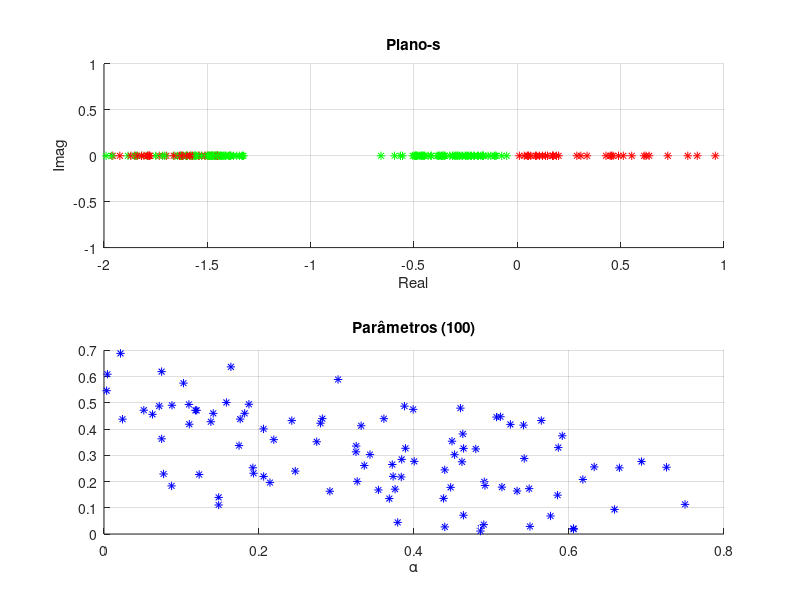

MATLAB code to generate this figure: (Note: this script raises an error after producing the figure.)
close all
clear all
clc

%% Realimentação Robusta
N=3; %vertices
n=2; %estados
m=1; %entradas
py=n; %saidas

%% Vertices
a=0.62;
A={randn(n)-a*eye(n),randn(n)-a*eye(n),randn(n)-a*eye(n)};
B0=randn(n,m);
Bu={B0,B0,B0};
Bw={B0,B0,B0};
C0=randn(py,n);
C={C0,C0,C0};
Du0=zeros(py,m);
Du={Du0,Du0,Du0};
%% Testa Estabilidade via Forca Bruta
for i=1:100
    a=rand(N,1); %sorteia parâmetros
    a=a/sum(a); %garante que somatoria da 1
    %% grid
    figure(1)
    subplot(2,1,1)
    grid on
    hold on
    xlabel('Real')
    ylabel('Imag')
    title('Plano-s')
    subplot(2,1,2)
    grid on
    hold on
    xlabel('\alpha')
    title('Parâmetros')
    At=a(1)*A{1}+a(2)*A{2}+a(3)*A{3};
    p=eig(At);
    subplot(2,1,1)
    if (max(real(p))<0)
        plot(real(p),imag(p),'*g')
    else
        plot(real(p),imag(p),'*r')
    end
    
    subplot(2,1,2)
    title(['Parâmetros (' num2str(i) ')'])
    plot3(a(1),a(2),a(3),'*b')
    pause(0.001)
end
pause
%% Projeta Controlador Robusto H2
%% Variáveis
W=sdpvar(n,n,'symmetric');
X=sdpvar(py,py,'symmetric');
Z=sdpvar(m,n,'full');
%% Lmis
lmis=[W>=0];
for i=1:N
    LMI1 = [X C{i}*W+Du{i}*Z;...
            W*C{i}'+Z'*Du{i}' W];
    LMI2 = [W*A{i}'+A{i}*W+Z'*Bu{i}'+Bu{i}*Z Bw{i};...
            Bw{i}' -eye(m)];
   lmis=[lmis LMI1>=0 LMI2<=0];
end
%% Busca Solucao
sol=solvesdp(lmis,[])
%% Testa Solucao
r=min(checkset(lmis));
if r>0
    disp('Politopo é estabilizavel')
 K=double(Z)*inv(double(W))
 normaH2=sqrt(trace(double(X)))
pause
 hnorm2=[];
%% Forca Bruta
for i=1:100
    a=rand(N,1); %sorteia parâmetros
    a=a/sum(a); %garante que somatoria da 1
    %% grid
    figure(2)
    subplot(3,1,1)
    grid on
    hold on
    xlabel('Real')
    ylabel('Imag')
    title('Plano-s')
    subplot(3,1,2)
    grid on
    hold on
    xlabel('\alpha')
    title('Parâmetros')
    subplot(3,1,3)
    grid on
    hold on
    title('Norma H2')
  
    At=a(1)*A{1}+a(2)*A{2}+a(3)*A{3};
    But=a(1)*Bu{1}+a(2)*Bu{2}+a(3)*Bu{3};
    Bwt=a(1)*Bw{1}+a(2)*Bw{2}+a(3)*Bw{3};
    Ct=a(1)*C{1}+a(2)*C{2}+a(3)*C{3};
    Dut=a(1)*Du{1}+a(2)*Du{2}+a(3)*Du{3};
    sys=ss(At+But*K,Bwt,Ct+Dut*K,zeros(py,m));
    
    p=eig(At+But*K);
    subplot(3,1,1)
    if (max(real(p))<0)
        plot(real(p),imag(p),'*g')
    else
        plot(real(p),imag(p),'*r')
    end
    
    subplot(3,1,2)
    title(['Resposta Temporal (' num2str(i) ')'])
    y=impulse(sys);
    plot(y,'b')
    
    subplot(3,1,3)
    hold off
    hnorm2=[hnorm2 norm(sys,2)];
    plot(hnorm2,'*g')
    hold on
    line([0 length(hnorm2)],[normaH2 normaH2],'color','black','linestyle','--','linewidth',2)
    title('Norma H2')
    pause(0.001)
end
else
    disp('LMI infactivel')
end